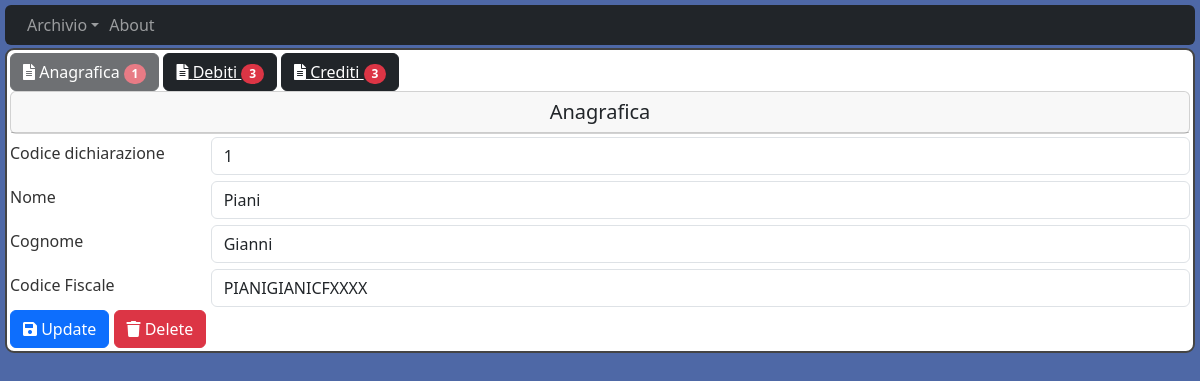
Page /ana/1 on the committed database.
### models.py (models this page shows, shortened)
class Anagrafica(db.Model):
    __tablename__ = "Anagrafica"
    id = db.Column(db.Integer, primary_key=True)
    CreatedOn = db.Column(db.DateTime(), default=datetime.now)
    UpdatedOn = db.Column(db.DateTime(), default=datetime.now, onupdate=datetime.now)
    Nome = db.Column(db.String(20), unique=False, nullable=False)
    Cognome = db.Column(db.String(20), unique=False, nullable=False)
    CodFis = db.Column(db.String(16), unique=True, nullable=False)
    debiti = relationship('Debito', cascade="all, delete-orphan")
    crediti = relationship('Credito', cascade="all, delete-orphan")

### app.py (the view)
@app.route('/ana/<int:id>', methods=['GET', 'POST'])
def app_ana_update(id):
    ana = Anagrafica.query.filter_by(id=id).first()
    if ana:
        if request.method == 'POST':
            ana.Nome = request.form['Nome']
            ana.Cognome = request.form['Cognome']
            ana.CodFis = request.form['CodFis']
            try:
                db.session.commit()
                return render_template('ana_update.html', Anagrafica=ana)
            except exc.IntegrityError as e:
                db.session.rollback()
                return render_template('ana_err.html', msg=f"Update failed " + e.__str__())
        else:
            return render_template('ana_update.html', Anagrafica=ana)
    else:
        return render_template('ana_err.html', msg=f"Anagrafica with id ={id} not found")

### templates/ana_update.html (shortened to what this page needs)
{% extends "layout.html" %}
{% block content %}
<div class="content-section">
  <div id="toolbarNew">
      <button id="newAna" class="btn btn-dark" disabled>
        <i class="fas fa-file-alt"></i> Anagrafica
        <span class="position-relative top-0 start-10 badge rounded-pill bg-danger">{{ Anagrafica.id }}</span>
      </button>
      <button id="newDeb" class="btn btn-dark" >
        <a href="/ana/{{Anagrafica.id}}/deb" style="color:inherit">
          <i class="fas fa-file-alt"></i> Debiti
          <span class="position-relative top-0 start-10 badge rounded-pill bg-danger">{{ Anagrafica.debiti | length }}</span>
        </a>
      </button>
      <button id="newCre" class="btn btn-dark" >
        <a href="/ana/{{Anagrafica.id}}/cre" style="color:inherit">
          <i class="fas fa-file-alt"></i> Crediti
          <span class="position-relative top-0 start-10 badge rounded-pill bg-danger">{{ Anagrafica.crediti | length }}</span>
        </a>
      </button>
  </div>
  <div class="card">
    <h5 class="card-header text-center font-weight-bold py-2">Anagrafica</h5>
  </div>
  <form method="POST">
    <div class="form-group row">
      <label for="Id" class="col-sm-2 col-form-label">Codice dichiarazione</label>
      <div class="col-sm-10">
        <input id="Id"  type="text" class="form-control" name="id" value="{{ Anagrafica.id }}" readonly>
      </div>
    </div>
    <div class="form-group row">
      <label for="Nome" class="col-sm-2 col-form-label">Nome</label>
      <div class="col-sm-10">
        <input id="Nome" type="text" class="form-control" name="Nome" value="{{ Anagrafica.Nome }}">
      </div>
    </div>
    <div class="form-group row">
      <label for="Cognome" class="col-sm-2 col-form-label">Cognome</label>
      <div class="col-sm-10">
        <input id="Cognome" type="text" class="form-control" name="Cognome" value="{{ Anagrafica.Cognome }}">
      </div>
    </div>
    <div class="form-group row">
      <label for="CF" class="col-sm-2 col-form-label">Codice Fiscale</label>
      <div class="col-sm-10">
        <input id="CF" type="text" class="form-control" name="CodFis" value="{{ Anagrafica.CodFis }}">
      </div>
    </div>
    <div id="toolbar">
      <button id="update" class="btn btn-primary" formaction="/ana/{{Anagrafica.id}}" >
        <i class="fas fa-save"></i> Update
      </button>
      <button id="delete" class="btn btn-danger" formaction="/ana/delete/{{Anagrafica.id}}" >
        <i class="fas fa-trash"></i> Delete
      </button>
    </div>
  </form>
</div>
{% endblock content %}

### static/main.css (style rules this page uses)
h1, h2, h3, h4, h5, h6 { color: #444444; }
.content-section { background: #ffffff; padding: 3px 3px; border: 2px solid #444444; border-radius: 9px; margin-bottom: 3px; margin-top: 3px; }
body { background: #4e68a6; color: #333333; margin-top: 5px; margin-left: 5px; margin-right: 5px; }
input { margin-top: 3px; margin-bottom: 3px; border-top-width: 2px; border-top-style: solid; border-bottom-width: 2px; border-bottom-style: solid; }

### rows in the picture
Anagrafica: id "1", Nome "Piani", Cognome "Gianni", CodFis "PIANIGIANICFXXXX"

### other values in the picture
{{ Anagrafica.debiti | length }} "3"
{{ Anagrafica.crediti | length }} "3"
